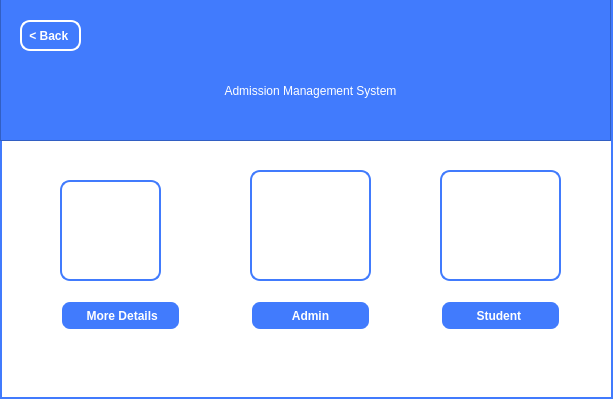
<?xml version="1.0" encoding="UTF-8"?>
<ui version="4.0">
 <class>home</class>
 <widget class="QDialog" name="home">
  <property name="geometry">
   <rect>
    <x>0</x>
    <y>0</y>
    <width>613</width>
    <height>399</height>
   </rect>
  </property>
  <property name="windowTitle">
   <string>Dialog</string>
  </property>
  <property name="styleSheet">
   <string notr="true">QDialog
{
border: 2px solid #417BFD;
background-color: white;
border: 2px solid #417BFD;
}</string>
  </property>
  <widget class="QPushButton" name="pushButton">
   <property name="geometry">
    <rect>
     <x>60</x>
     <y>300</y>
     <width>121</width>
     <height>31</height>
    </rect>
   </property>
   <property name="styleSheet">
    <string notr="true">QPushButton
{
background-color: #417BFD;
color: white;
border: 2px solid white;
border-radius: 10px;
font-weight: bold;

}
QPushButton:hover
{
background-color: white;
color: #417BFD;
border: 3px solid #417BFD;
font-weight: bold;
}
</string>
   </property>
   <property name="text">
    <string> More Details</string>
   </property>
   <property name="shortcut">
    <string>Return</string>
   </property>
  </widget>
  <widget class="QPushButton" name="pushButton_2">
   <property name="geometry">
    <rect>
     <x>250</x>
     <y>300</y>
     <width>121</width>
     <height>31</height>
    </rect>
   </property>
   <property name="styleSheet">
    <string notr="true">QPushButton
{
background-color: #417BFD;
color: white;
border: 2px solid white;
border-radius: 10px;
font-weight: bold;

}
QPushButton:hover
{
background-color: white;
color: #417BFD;
border: 3px solid #417BFD;
font-weight: bold;
}
</string>
   </property>
   <property name="text">
    <string>Admin</string>
   </property>
   <property name="shortcut">
    <string>Return</string>
   </property>
  </widget>
  <widget class="QPushButton" name="pushButton_3">
   <property name="geometry">
    <rect>
     <x>440</x>
     <y>300</y>
     <width>121</width>
     <height>31</height>
    </rect>
   </property>
   <property name="styleSheet">
    <string notr="true">QPushButton
{
background-color: #417BFD;
color: white;
border: 2px solid white;
border-radius: 10px;
font-weight: bold;

}
QPushButton:hover
{
background-color: white;
color: #417BFD;
border: 3px solid #417BFD;
font-weight: bold;
}
</string>
   </property>
   <property name="text">
    <string>Student </string>
   </property>
   <property name="shortcut">
    <string>Return</string>
   </property>
  </widget>
  <widget class="QFrame" name="frame">
   <property name="geometry">
    <rect>
     <x>250</x>
     <y>170</y>
     <width>121</width>
     <height>111</height>
    </rect>
   </property>
   <property name="styleSheet">
    <string notr="true">QFrame
{
border-image:url(&quot;:/img/images/shield_person_48dp_FILL0_wght400_GRAD0_opsz48.png&quot;)0 0 0 0 stretch stretch;
border-radius: 10px;
border: 2px solid white;
border: 2px solid #417BFD;
}</string>
   </property>
   <property name="frameShape">
    <enum>QFrame::StyledPanel</enum>
   </property>
   <property name="frameShadow">
    <enum>QFrame::Raised</enum>
   </property>
  </widget>
  <widget class="QFrame" name="frame_3">
   <property name="geometry">
    <rect>
     <x>440</x>
     <y>170</y>
     <width>121</width>
     <height>111</height>
    </rect>
   </property>
   <property name="styleSheet">
    <string notr="true">QFrame
{
border-image:url(&quot;:/img/images/ab.png&quot;)0 0 0 0 stretch stretch;
border-radius: 10px;
border: 2px solid white;
border: 2px solid #417BFD;
}</string>
   </property>
   <property name="frameShape">
    <enum>QFrame::StyledPanel</enum>
   </property>
   <property name="frameShadow">
    <enum>QFrame::Raised</enum>
   </property>
  </widget>
  <widget class="QFrame" name="frame_2">
   <property name="geometry">
    <rect>
     <x>0</x>
     <y>-20</y>
     <width>611</width>
     <height>161</height>
    </rect>
   </property>
   <property name="styleSheet">
    <string notr="true">QFrame#frame_2
{
background-color: #417BFD;
}</string>
   </property>
   <property name="frameShape">
    <enum>QFrame::StyledPanel</enum>
   </property>
   <property name="frameShadow">
    <enum>QFrame::Raised</enum>
   </property>
   <widget class="QPushButton" name="pushButton_5">
    <property name="geometry">
     <rect>
      <x>20</x>
      <y>40</y>
      <width>61</width>
      <height>31</height>
     </rect>
    </property>
    <property name="styleSheet">
     <string notr="true">QPushButton
{
background-color: #417BFD;
color: white;
border: 2px solid white;
border-radius: 10px;
font-weight: bold;

}
QPushButton:hover
{
background-color: white;
color: #417BFD;
border: 3px solid #417BFD;
font-weight: bold;
}
</string>
    </property>
    <property name="text">
     <string>&lt; Back </string>
    </property>
    <property name="shortcut">
     <string>Return</string>
    </property>
   </widget>
  </widget>
  <widget class="QFrame" name="frame_4">
   <property name="geometry">
    <rect>
     <x>60</x>
     <y>180</y>
     <width>101</width>
     <height>101</height>
    </rect>
   </property>
   <property name="styleSheet">
    <string notr="true">QFrame
{
border-image:url(&quot;:/img/images/s.png&quot;) 0 0 0 0 stretch stretch;
border-radius: 10px;
border: 2px solid white;
border: 2px solid #417BFD;
}</string>
   </property>
   <property name="frameShape">
    <enum>QFrame::StyledPanel</enum>
   </property>
   <property name="frameShadow">
    <enum>QFrame::Raised</enum>
   </property>
  </widget>
  <widget class="QLabel" name="label_2">
   <property name="geometry">
    <rect>
     <x>70</x>
     <y>70</y>
     <width>481</width>
     <height>41</height>
    </rect>
   </property>
   <property name="styleSheet">
    <string notr="true">QLabel
{
color: white;
	font: 700 20pt &quot;Georgia&quot;;
background-color: #417BFD;
border-color: white;
border-radius: 10px;

}</string>
   </property>
   <property name="text">
    <string>Admission Management System</string>
   </property>
   <property name="alignment">
    <set>Qt::AlignCenter</set>
   </property>
  </widget>
 </widget>
 <resources/>
 <connections/>
</ui>
